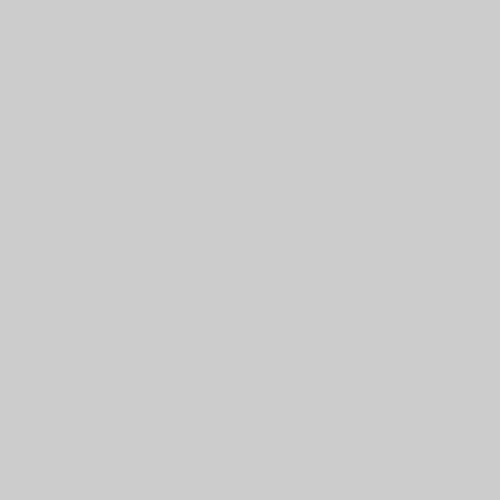
Frame 1 (no input)
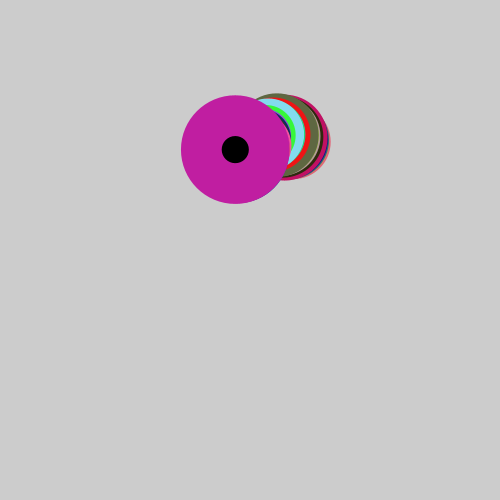
Frame 60 (the mouse pressed at the canvas centre just before this capture)
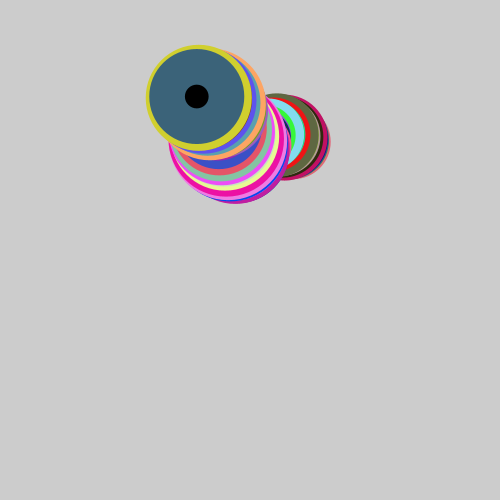
Frame 120 (the mouse held since frame 60 and released just before this capture)

The Processing sketch that drew these frames (run headless with seeded random() and noise(); from frame 60 on, the mouse is pressed at the canvas centre):

// Processing sketch: s162
// ── s162.pde
float x, y; // posição x, posição y
float px, py; // posição x anterior, posição y anterior
float tempoX = 0; // declarando a variável global tempoX e inicializando com 0
float tempoY = 10; // declarando a variável global tempoY e inicializando com 10

void setup() {
  size(500, 500); // define o tamanho da tela em pixels. Largura X Altura
  x = width * noise(tempoX); // calcula a posição x inicial
  y = height * noise(tempoY); // calcula a posição y inicial
}

void draw() {
  //background(0);
  px = x; // guarda a posição x na variável px
  py = y; // guarda a posição y na variável py
  x = width * noise(tempoX);  // atualiza a posição x sorteando um valor
  y = height * noise(tempoY); // atualiza a posição y sorteando um valor
  olho(x, y , dist(px, py, x, y)*100);
  // incrementa os tempos a cada frame
  tempoX = tempoX + 0.005;
  tempoY = tempoY + 0.005;
}


void olho(float x, float y, float tamanho) {
  noStroke();
  // branco    
  fill(255); 
  //ellipse(x, y, tamanho, tamanho/2);
  // iris
  fill(random(256), random(256), random(256));
  ellipse(x, y, tamanho*.40, tamanho*.40);
  // pupila
  fill(0);
  ellipse(x, y, tamanho*.10, tamanho*.10);
}
